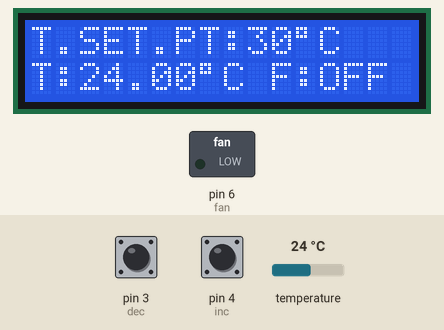
This sketch was run on a simulated Arduino Uno, built with avr-gcc and run on an emulated ATmega328P. Parts: 16×2 character LCD, switched loads named in the sketch (green lamp = pin HIGH). Inputs (shaded band) come from the test bench; at power-on: temperature 24 °C, pin 3 (dec) HIGH, pin 4 (inc) HIGH. What the sketch prints to the serial monitor is not drawn.

Above: at 4.2 s.
4.3 s: temperature set to 30.6 °C
At 5.7 s:
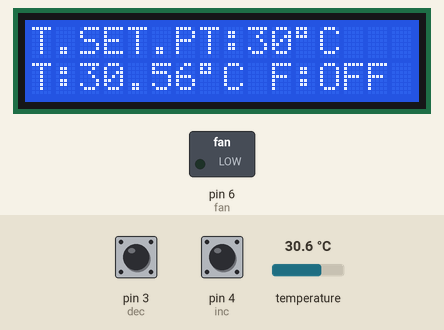
6.1 s: temperature set to 31.8 °C
At 7.1 s:
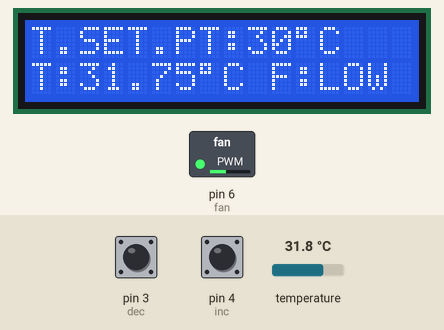
7.6 s: pin 3 (dec) pulled LOW for 3.2 s
At 11.2 s:
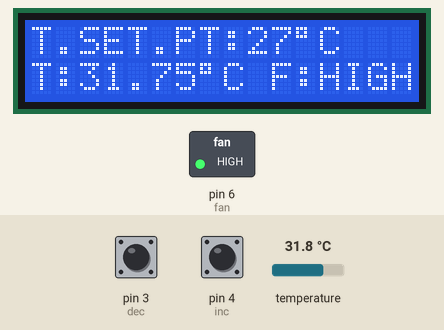
12.3 s: temperature set to 27.9 °C
At 14.2 s:
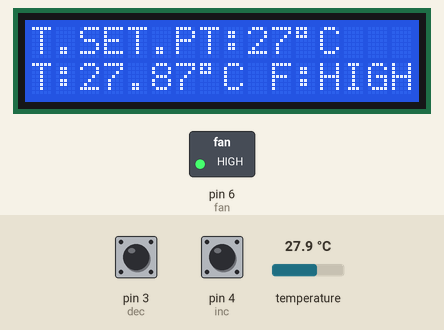
14.5 s: temperature set to 26.7 °C
At 15.7 s:
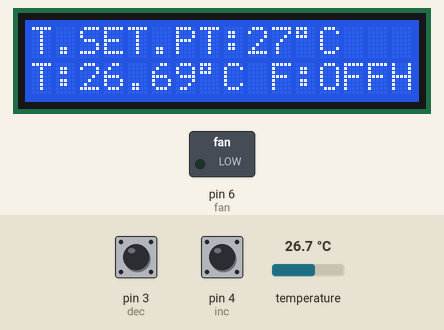
16.0 s: temperature set to 0 °C
At 17.1 s:
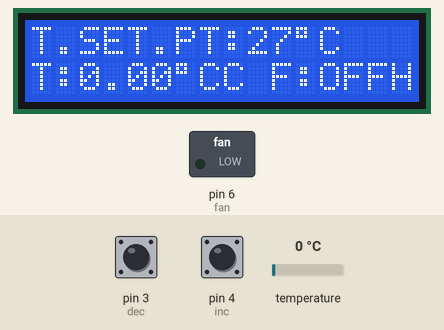
Timing chart, 0 to 18.6 s (numbered marks = the images above; inputs shaded):
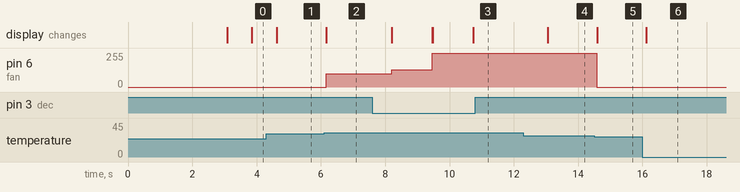

The sketch:

Uno_code.ino
```cpp
#include<LiquidCrystal.h>
#include <OneWire.h>
#include <DallasTemperature.h>
LiquidCrystal lcd(14,15,16,17,18,19);  // set the LCD address to 0x3F for a 16 chars and 2 line display

#define ONE_WIRE_BUS 7
OneWire oneWire(ONE_WIRE_BUS);
DallasTemperature sensors(&oneWire);


const int fan = 6;
const int inc = 4;
const int dec = 3;
int temp;
boolean flag;
int count;
boolean ctrl=0;
float tempstpt = 30;
float t;
void setup()
{
  sensors.begin();
  Serial.begin(9600);
  pinMode(fan,OUTPUT);
  pinMode(inc,INPUT_PULLUP);
  pinMode(dec,INPUT_PULLUP);
  lcd.begin(16, 2);
  lcd.setCursor(0,0);
  lcd.print("Temperature ");
  lcd.setCursor(0,1);
  lcd.print("Controlled Fan");
  delay(3000);
  lcd.clear();
  }
void loop()
{
  lcd.setCursor(0,0);
  lcd.print("T.SET.PT:");
  lcd.print(tempstpt,0);
  lcd.print(char(223));
  lcd.print("C ");

   sensors.requestTemperatures();
   lcd.setCursor(0, 1);
   lcd.print("T:");
   t = sensors.getTempCByIndex(0);
   lcd.print(t);
   lcd.print(char(223));
   lcd.print('C');


  if(digitalRead(inc)==LOW)
  {
    tempstpt = tempstpt+1;
    delay(500);
  }
  if(digitalRead(dec)==LOW)
  {
    if(tempstpt>0)
    tempstpt = tempstpt-1;
    delay(500);
  }
  lcd.setCursor(10,1);
  if(t>tempstpt)
  {
        if((t-tempstpt)>3)
        {
        analogWrite(fan,255);
        lcd.setCursor(10,1);
        lcd.print("F:HIGH");
        }
        else if((t-tempstpt)>2)
        {
          analogWrite(fan,128);
          lcd.setCursor(10,1);
          lcd.print("F:MED ");
        }
        else if((t-tempstpt)>1)
        {
          analogWrite(fan,100);
          lcd.setCursor(10,1);
          lcd.print("F:LOW ");
        }
  }
  else
  {
   lcd.setCursor(10,1);
   analogWrite(fan,0);
   lcd.print("F:OFF");
  }
  for(count = 0;count<5;count++)
  {
    Serial.print("*");
    Serial.print(t,0);
    Serial.print("#");
  }
}
```

Measured:
- the behaviour switches between 31 and 31.1 °C on temperature (found by bisection; images 1 and 2)
- the behaviour switches between 27.1 and 27 °C on temperature (found by bisection; images 4 and 5)
- after the input at 4.3 s, the display: changes after 0.32 s (image 1)
- after the input at 6.1 s, pin 6 (fan): 0/255 → 100/255 after 0.06 s; the display: changes after 0.06 s (image 2)
- after the input at 7.6 s, pin 6 (fan): 100/255 → 128/255 after 0.60 s, → 255/255 1.3 s later; the display: first changes after 0.60 s (image 3 shows a later state)
- after the input at 12.3 s, the display: changes after 0.75 s (image 4)
- after the input at 14.5 s, pin 6 (fan): 255/255 → 0/255 after 0.09 s; the display: changes after 0.09 s (image 5)
- after the input at 16.0 s, the display: changes after 0.13 s (image 6)
